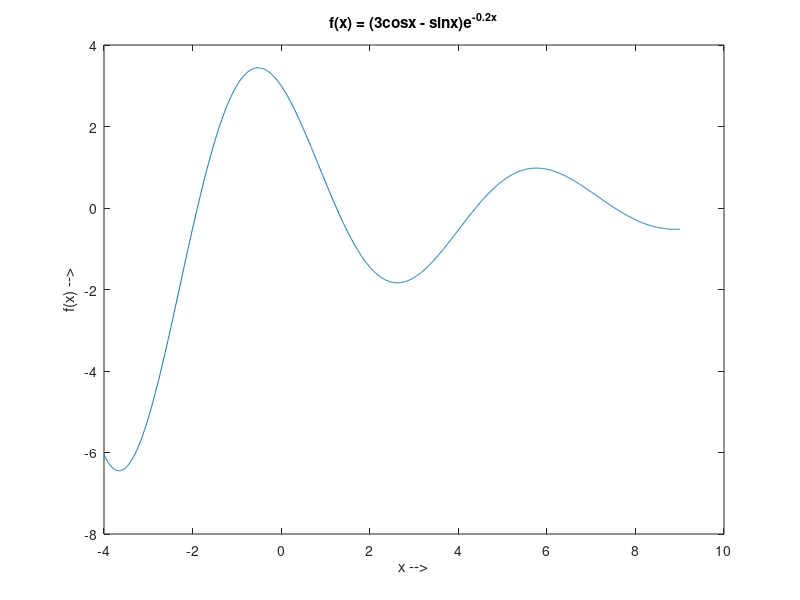

Here is the MATLAB script that generated this plot:
%{
Class : ENGR15100: Software Tools for Engineers
Instructor : Xiaoli Yang
Author : [Daniel Olsson]
Assignment : Lab [5]
File Name : DanielOlssonLab5Problem3.m
(eg: Xiaoli_Yang_LAB1_Problem1.m)
Date : [10]/[5]/[2021]
%}
%clear workspace
clear
%clear screen
clc
%display your name
disp('Daniel Olsson');
disp('Starting L5 P3');
%Start your source code here

%assigned questions

% 1)
x = -4:0.01:9
y = (3*cos(x) - sin(x)) .* exp(x .* -0.2)

plot (x, y)

xlabel('x -->')
ylabel('f(x) -->')
title('f(x) = (3cosx - sinx)e^{-0.2x}')

%End your code
disp('Completed');